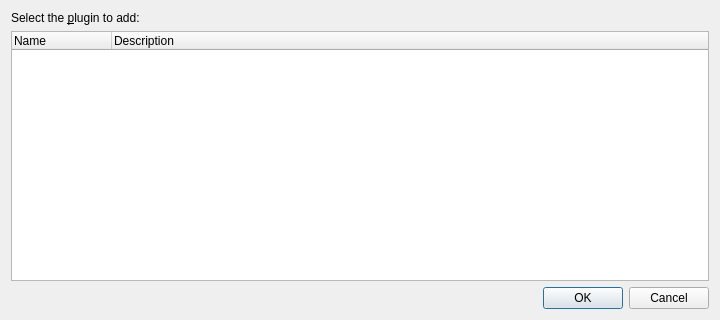
<?xml version="1.0" encoding="UTF-8"?>
<ui version="4.0">
 <class>InfoPluginSelectionDialogClass</class>
 <widget class="QDialog" name="InfoPluginSelectionDialogClass">
  <property name="geometry">
   <rect>
    <x>0</x>
    <y>0</y>
    <width>720</width>
    <height>320</height>
   </rect>
  </property>
  <property name="windowTitle">
   <string>Select plugin</string>
  </property>
  <layout class="QVBoxLayout" name="verticalLayout">
   <item>
    <widget class="QLabel" name="messageLabel">
     <property name="text">
      <string>Select the &amp;plugin to add:</string>
     </property>
     <property name="buddy">
      <cstring>pluginList</cstring>
     </property>
    </widget>
   </item>
   <item>
    <widget class="QTreeWidget" name="pluginList">
     <property name="rootIsDecorated">
      <bool>false</bool>
     </property>
     <column>
      <property name="text">
       <string>Name</string>
      </property>
     </column>
     <column>
      <property name="text">
       <string>Description</string>
      </property>
     </column>
    </widget>
   </item>
   <item>
    <widget class="QDialogButtonBox" name="buttonBox">
     <property name="standardButtons">
      <set>QDialogButtonBox::Cancel|QDialogButtonBox::Ok</set>
     </property>
    </widget>
   </item>
  </layout>
 </widget>
 <layoutdefault spacing="6" margin="11"/>
 <resources/>
 <connections>
  <connection>
   <sender>buttonBox</sender>
   <signal>rejected()</signal>
   <receiver>InfoPluginSelectionDialogClass</receiver>
   <slot>reject()</slot>
   <hints>
    <hint type="sourcelabel">
     <x>170</x>
     <y>212</y>
    </hint>
    <hint type="destinationlabel">
     <x>221</x>
     <y>199</y>
    </hint>
   </hints>
  </connection>
  <connection>
   <sender>buttonBox</sender>
   <signal>accepted()</signal>
   <receiver>InfoPluginSelectionDialogClass</receiver>
   <slot>accept()</slot>
   <hints>
    <hint type="sourcelabel">
     <x>263</x>
     <y>214</y>
    </hint>
    <hint type="destinationlabel">
     <x>313</x>
     <y>201</y>
    </hint>
   </hints>
  </connection>
  <connection>
   <sender>pluginList</sender>
   <signal>itemDoubleClicked(QTreeWidgetItem*,int)</signal>
   <receiver>InfoPluginSelectionDialogClass</receiver>
   <slot>accept()</slot>
   <hints>
    <hint type="sourcelabel">
     <x>259</x>
     <y>87</y>
    </hint>
    <hint type="destinationlabel">
     <x>315</x>
     <y>92</y>
    </hint>
   </hints>
  </connection>
 </connections>
</ui>
